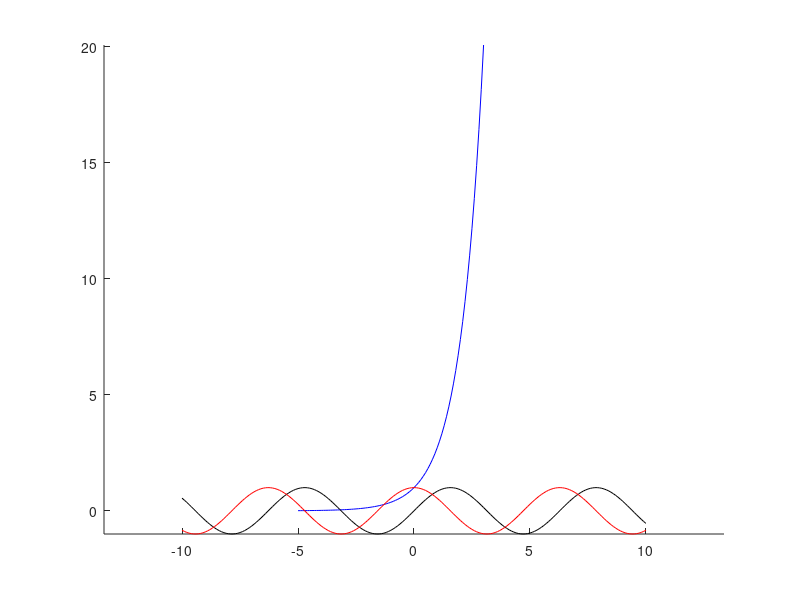

Write MATLAB code to recreate this figure.
%esp, cos, sen

xe=-5:0.1:3;
xs=xc=-10:0.1:10;
ye=ys=yc=0;

for n=0:1:100
  ye=ye+xe.^n/factorial(n);
endfor
for n=0:4:100
  yc=yc+xc.^n/factorial(n);
  n+=2;
  yc=yc-xc.^n/factorial(n);
endfor
for n=1:4:100
  ys=ys+xs.^n/factorial(n);
  n+=2;
  ys=ys-xs.^n/factorial(n);
endfor
hold on
plot(xe,ye,'b')
plot(xs,ys,'k')
plot(xc,yc,'r')
hold off
axis equal
